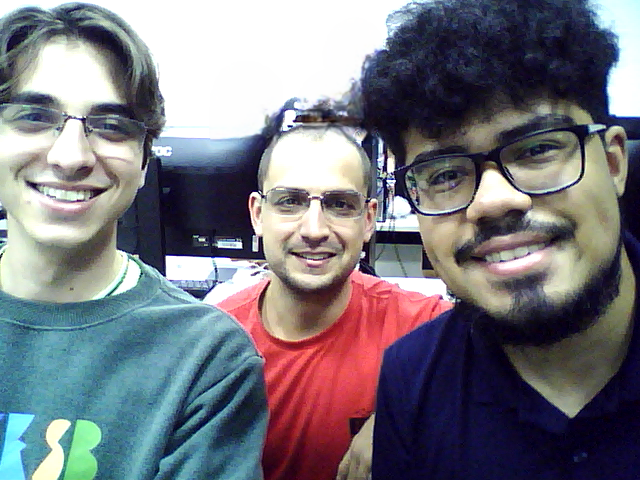
#> input picture img/alunos.png, 640 x 480 px
$ jupyter execute --allow-errors pdi26__lab5__funcoes_cores_.ipynb
#> lines starting #> are read from the running program, lines starting #| are printed output that depends on the picture; after the words box and inside, x2 and y2 are one past the last pixel; in counts of white or black regions, pixels touching at a corner belong together
#> further down, img is the input picture: shape (480, 640, 3); mean B, G, R 126.8, 118.5, 119.2
# **MCZA018 – Processamento Digital de Imagens**

### **Laboratório 5 – Cores em Imagens e Vídeo**

### Este arquivo fornece códigos de funções úteis e necessárias para executar os roteiros das **(3) Atividades Práticas Experimentais** do Lab.5 - Cores em Imagens e Video, fornecido no arquivo pdi26__Lab5_img_colors_.pdf.

### 2. Pré-requisitos

* Python 3.x, NumPy, OpenCV e Matplotlib.
* Imagens coloridas `.png` ou `.jpg` de alta qualidade.

---

### 3. Atividades Práticas Experimentais

### 3.1. Correção de Ponto Branco (White Point Correction - 4.1.11)

A correção de ponto branco ajusta a iluminação para que objetos brancos pareçam brancos sob diferentes fontes de luz. Usaremos a transformação de von Kries:
$C_{new} = C_{old} \cdot (W_{target} / W_{source})$.

[cell 1]
import cv2
import numpy as np
import matplotlib.pyplot as plt

def white_point_correction(img, sourcewp, targetwp):
    # img escala [0, 1]
    corrected = img * (targetwp / sourcewp)
    return np.clip(corrected, 0, 1)

[cell 2]
# Exemplo: Corrigindo de uma luz quente (amarelada) para D65 (luz do dia)
img = cv2.imread('messi5.jpg')
#> (the rest of this cell did not finish here and is left out)

### 3.2. Transformação XYZ para RGB e Correção Gama (4.1.12 e 4.1.13)

O espaço $XYZ$ é independente de dispositivo, mas para exibição em monitores, precisamos converter para $RGB$ e aplicar a lei de potência (Gama).

[cell 3]
def xyz_to_rgb_gamma(xyz_img):
    # Matriz de conversão linear XYZ para RGB (exemplo para D65)
    matrix = np.array([[3.2406, -1.5372, -0.4986],
                       [-0.9689, 1.8758, 0.0415],
                       [0.0557, -0.2040, 1.0570]])

    rgb_linear = xyz_img @ matrix.T
    rgb_linear = np.clip(rgb_linear, 0, 1)

    # Correção Gama (4.1.13): sRGB standard
    # Aproximação: C = 1.055 * L^(1/2.4) - 0.055
    gamma_corrected = np.where(rgb_linear <= 0.0031308,
                               12.92 * rgb_linear,
                               1.055 * np.power(rgb_linear, 1/2.4) - 0.055)
    return gamma_corrected

#> (a cell that did not finish here is left out)

### 3.3. O Modelo CIELAB ($L^*a^*b^*$) (4.1.14)

Este modelo é projetado para ser perceptualmente uniforme. $L^*$ representa a luminosidade, enquanto $a^*$ e $b^*$ são as dimensões de oponência de cor.

* **Tarefa:** Utilize `cv2.cvtColor(img, cv2.COLOR_BGR2Lab)` e visualize os canais separadamente para identificar como a informação de brilho é isolada da cor.

### 3.4. Cores Dependentes de Câmera: HSV e sRGB (4.2.3)

O $HSV$ (Hue, Saturation, Value) é uma transformação não linear do $RGB$ que facilita a segmentação de objetos por cor, independente da intensidade luminosa.

Diferente do RGB, onde uma cor "azul" pode ter valores muito diferentes dependendo do brilho, no HSV o azul está concentrado em uma faixa específica do canal **H** (Hue).

#> (a cell that did not finish here is left out)

**Exemplo prático de segmentação pela cor no Espaço HSV**

Execute o exemplo abaixo para a cor VERDE.

[cell 6]
def segmentar_por_cor(img_bgr):
    # 1. Converter para HSV
    hsv = cv2.cvtColor(img_bgr, cv2.COLOR_BGR2HSV)
#> hsv: shape (480, 640, 3); mean H, S, V 83.1, 93, 141

    # 2. Definir o intervalo da cor desejada (Exemplo: Verde)
    # No OpenCV: H vai de 0 a 179, S e V de 0 a 255
    verde_baixo = np.array([35, 50, 50])
    verde_alto = np.array([85, 255, 255])

    # 3. Criar uma máscara binária
    mask = cv2.inRange(hsv, verde_baixo, verde_alto)
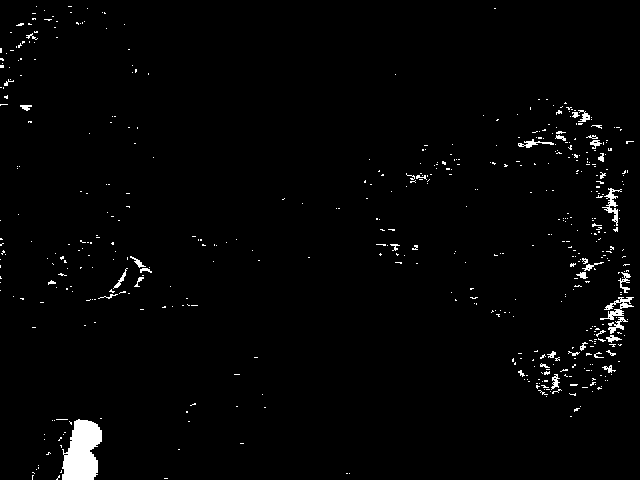
#> mask: shape (480, 640); 1.8% white; 520 white regions (481 under 20 px), largest, box (x1, y1, x2, y2) and area: (62, 419, 102, 480) 1779, (600, 297, 634, 320) 274, (602, 188, 622, 226) 225

    # 4. Aplicar a máscara na imagem original
    resultado = cv2.bitwise_and(img_bgr, img_bgr, mask=mask)
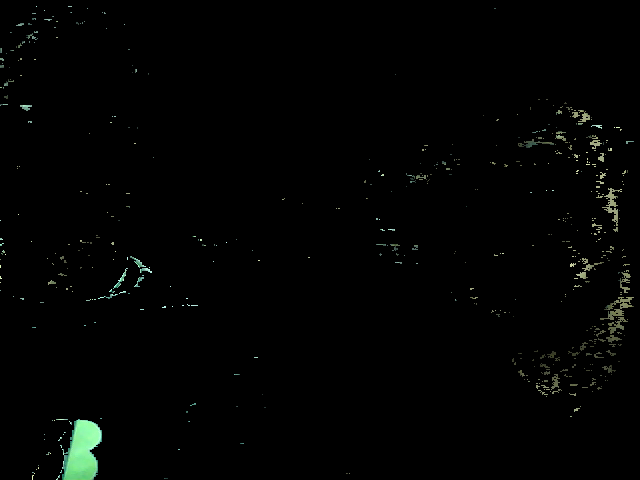
#> resultado: shape (480, 640, 3); mean B, G, R 2.2, 2.9, 2.2

    return mask, resultado

[cell 7]
# Apresentação das etapas
# Obs. assumindo que a imagem 'img_bgr' já foi previamente gerada:
img = cv2.imread('img/alunos.png')
if img is not None:
    mask_hsv, segmented_object_hsv = segmentar_por_cor(img)

    plt.figure(figsize=(15, 5))

    plt.subplot(1, 3, 1)
    plt.imshow(cv2.cvtColor(img, cv2.COLOR_BGR2RGB))
    plt.title('Imagem Original')
    plt.axis('off')

    plt.subplot(1, 3, 2)
    plt.imshow(mask_hsv, cmap='gray')
    plt.title('HSV Mask (Green)')
    plt.axis('off')

    plt.subplot(1, 3, 3)
    plt.imshow(cv2.cvtColor(segmented_object_hsv, cv2.COLOR_BGR2RGB))
    plt.title('Objecto Segmentado (HSV)')
    plt.axis('off')

    plt.show()
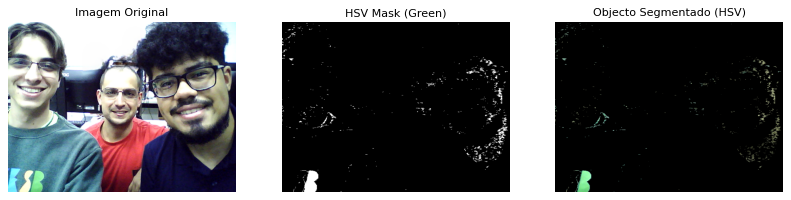
#> figure drawn by matplotlib, 3 panels
else:
    print("Error: 'img_bgr' is not defined. Please ensure the image is loaded first.")

$ run again, with img/frutas.jpg saved as img/alunos.png
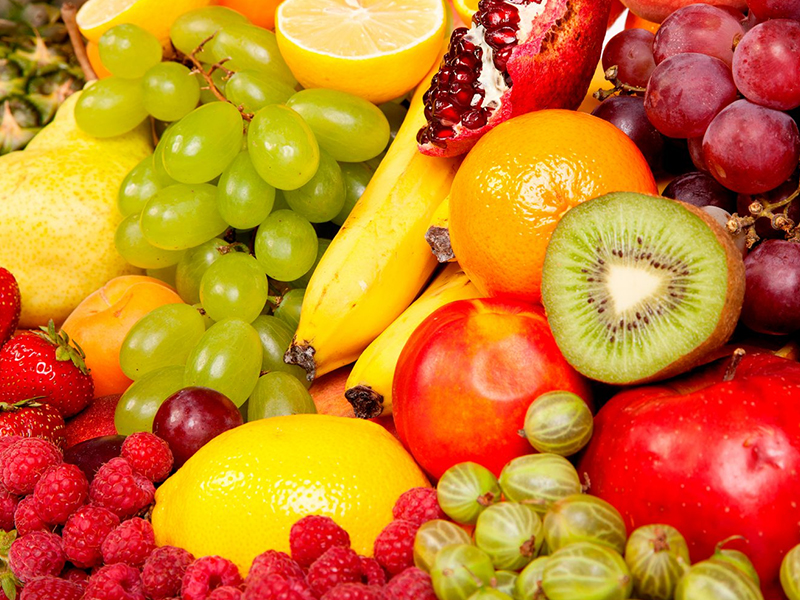
#> input picture img/frutas.jpg, 800 x 600 px
#> img is the input picture: shape (600, 800, 3); mean B, G, R 38.6, 123.4, 202.4
#> hsv: shape (600, 800, 3); mean H, S, V 43.4, 211.5, 202.5
#> in segmentar_por_cor, `mask = cv2.inRange(hsv, verde_baixo, verde_alto)`:
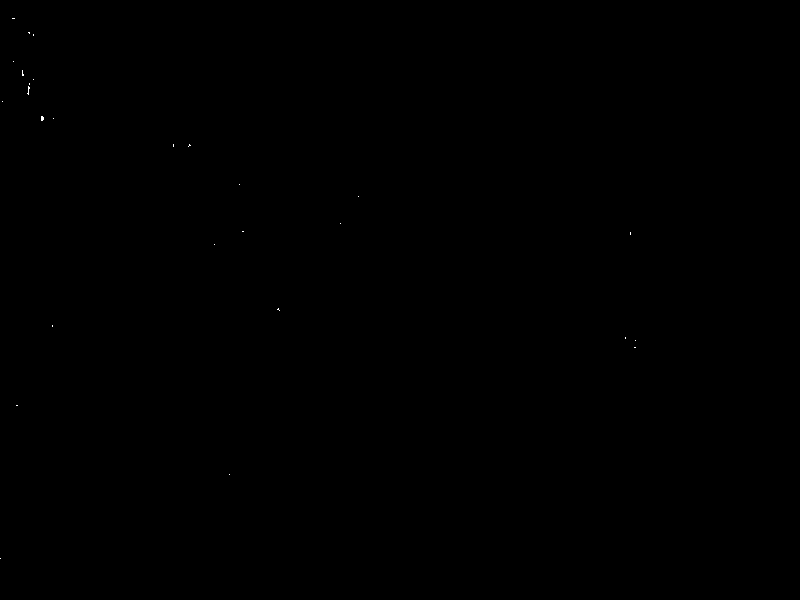
#> mask: shape (600, 800); 0.02% white in thin lines or dots, all inside (x1, y1, x2, y2) = (0, 18, 636, 559)
#> `plt.show()`:
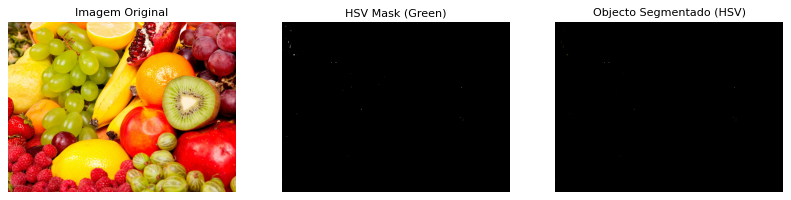
#> figure drawn by matplotlib, 3 panels
